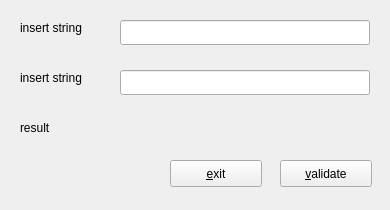
<?xml version="1.0" encoding="UTF-8"?>
<ui version="4.0">
 <class>Form</class>
 <widget class="QWidget" name="Form">
  <property name="geometry">
   <rect>
    <x>0</x>
    <y>0</y>
    <width>390</width>
    <height>210</height>
   </rect>
  </property>
  <property name="windowTitle">
   <string>Check Sum validator v 0.2</string>
  </property>
  <widget class="QLabel" name="label">
   <property name="geometry">
    <rect>
     <x>20</x>
     <y>20</y>
     <width>76</width>
     <height>15</height>
    </rect>
   </property>
   <property name="text">
    <string>insert string</string>
   </property>
  </widget>
  <widget class="QLabel" name="label_2">
   <property name="geometry">
    <rect>
     <x>20</x>
     <y>70</y>
     <width>76</width>
     <height>15</height>
    </rect>
   </property>
   <property name="text">
    <string>insert string</string>
   </property>
  </widget>
  <widget class="QLabel" name="label_3">
   <property name="geometry">
    <rect>
     <x>20</x>
     <y>120</y>
     <width>36</width>
     <height>15</height>
    </rect>
   </property>
   <property name="text">
    <string>result</string>
   </property>
  </widget>
  <widget class="QPushButton" name="pushButton">
   <property name="geometry">
    <rect>
     <x>280</x>
     <y>160</y>
     <width>92</width>
     <height>27</height>
    </rect>
   </property>
   <property name="text">
    <string>&amp;validate</string>
   </property>
  </widget>
  <widget class="QLineEdit" name="lineEdit">
   <property name="geometry">
    <rect>
     <x>120</x>
     <y>20</y>
     <width>250</width>
     <height>25</height>
    </rect>
   </property>
   <property name="maxLength">
    <number>32</number>
   </property>
  </widget>
  <widget class="QLineEdit" name="lineEdit_2">
   <property name="geometry">
    <rect>
     <x>120</x>
     <y>70</y>
     <width>250</width>
     <height>25</height>
    </rect>
   </property>
   <property name="maxLength">
    <number>32</number>
   </property>
  </widget>
  <widget class="QLabel" name="label_4">
   <property name="geometry">
    <rect>
     <x>120</x>
     <y>120</y>
     <width>251</width>
     <height>16</height>
    </rect>
   </property>
   <property name="font">
    <font>
     <weight>75</weight>
     <bold>true</bold>
     <stylestrategy>PreferAntialias</stylestrategy>
    </font>
   </property>
   <property name="text">
    <string/>
   </property>
  </widget>
  <widget class="QPushButton" name="pushButton_2">
   <property name="geometry">
    <rect>
     <x>170</x>
     <y>160</y>
     <width>92</width>
     <height>27</height>
    </rect>
   </property>
   <property name="text">
    <string>&amp;exit</string>
   </property>
  </widget>
 </widget>
 <resources/>
 <connections>
  <connection>
   <sender>pushButton_2</sender>
   <signal>clicked()</signal>
   <receiver>Form</receiver>
   <slot>close()</slot>
   <hints>
    <hint type="sourcelabel">
     <x>207</x>
     <y>175</y>
    </hint>
    <hint type="destinationlabel">
     <x>84</x>
     <y>184</y>
    </hint>
   </hints>
  </connection>
 </connections>
</ui>
